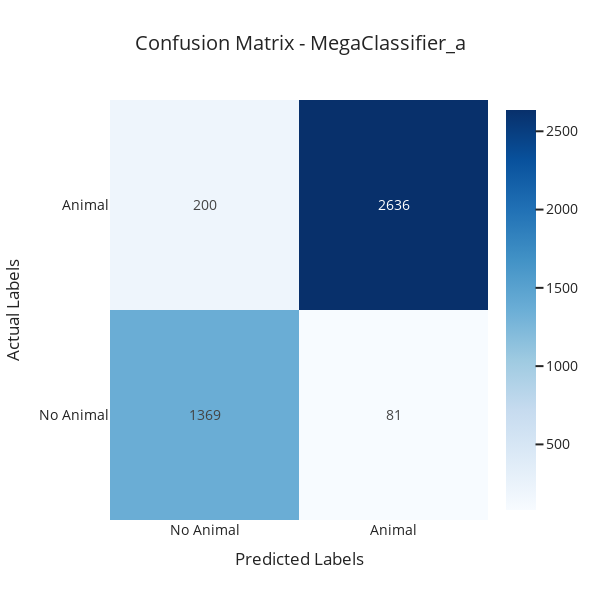

Notebook cell for this chart:
### Code cell
fig = go.Figure(
    data=go.Heatmap(
        z=conf_matrix,
        x=["No Animal", "Animal"],  # Predicciones
        y=["No Animal", "Animal"],  # Clases reales
        text=conf_matrix_text,
        texttemplate="%{text}",
        colorscale="Blues",
        showscale=True,
    )
)

fig.update_layout(
    title=f"Confusion Matrix - {MODEL_NAME}",
    xaxis_title="Predicted Labels",
    yaxis_title="Actual Labels",
    xaxis=dict(tickmode="array", tickvals=[0, 1], ticktext=["No Animal", "Animal"]),
    yaxis=dict(tickmode="array", tickvals=[0, 1], ticktext=["No Animal", "Animal"]),
    template="seaborn",
    width=600,
    height=600,
    font=dict(size=14),
)

fig.show()

### Figure 1 — Plotly figure (JSON) as saved in the notebook; plotly's stock layout.template omitted (floating-point values rounded to 4 significant figures)
{"data": [{"colorscale": [[0.0, "rgb(247,251,255)"], [0.125, "rgb(222,235,247)"], [0.25, "rgb(198,219,239)"], [0.375, "rgb(158,202,225)"], [0.5, "rgb(107,174,214)"], [0.625, "rgb(66,146,198)"], [0.75, "rgb(33,113,181)"], [0.875, "rgb(8,81,156)"], [1.0, "rgb(8,48,107)"]], "showscale": true, "text": [["1369", "81"], ["200", "2636"]], "texttemplate": "%{text}", "x": ["No Animal", "Animal"], "y": ["No Animal", "Animal"], "z": [[1369, 81], [200, 2636]], "type": "heatmap"}], "layout": {"xaxis": {"title": {"text": "Predicted Labels"}, "tickmode": "array", "tickvals": [0, 1], "ticktext": ["No Animal", "Animal"]}, "yaxis": {"title": {"text": "Actual Labels"}, "tickmode": "array", "tickvals": [0, 1], "ticktext": ["No Animal", "Animal"]}, "font": {"size": 14}, "title": {"text": "Confusion Matrix - MegaClassifier_a"}, "width": 600, "height": 600}}
